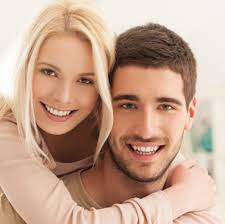
#> input picture fc.jpg, 225 x 224 px
$ python 'face detection.py'
#> lines starting #> are read from the running program, lines starting #| are printed output that depends on the picture; after the words box and inside, x2 and y2 are one past the last pixel; in counts of white or black regions, pixels touching at a corner belong together
# -*- coding: utf-8 -*-
"""
Created on Wed May 13 18:57:10 2020

@author: prateek
"""

import cv2
face_cascade=cv2.CascadeClassifier("haarcascade_frontalface_default.xml")
img=cv2.imread("fc.jpg")
#> img is the input picture: shape (224, 225, 3); mean B, G, R 144.9, 164.8, 197.9
gray_img=cv2.cvtColor(img, cv2.COLOR_BGR2GRAY)
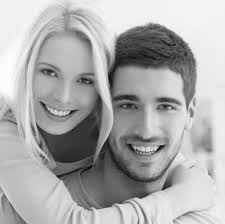
#> gray_img: shape (224, 225); min 6, max 255, mean 172.4
faces=face_cascade.detectMultiScale(gray_img,1.05,5)
#> faces = [[19, 43, 91, 91], [96, 67, 102, 102]]

for (x,y,w,h )in faces:
    cv2.rectangle(img,(x,y),(x+w,y+h),(0,255,0),3)
#> this loop made 2 passes
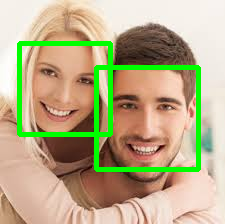
#> img: shape (224, 225, 3); 7.51% of pixels changed, all inside (x1, y1, x2, y2) = (17, 41, 201, 172)
cv2.imshow('fc', img)
cv2.waitKey(0)
cv2.destroyAllWindows()

$ run again, with fg.jpg copied over fc.jpg
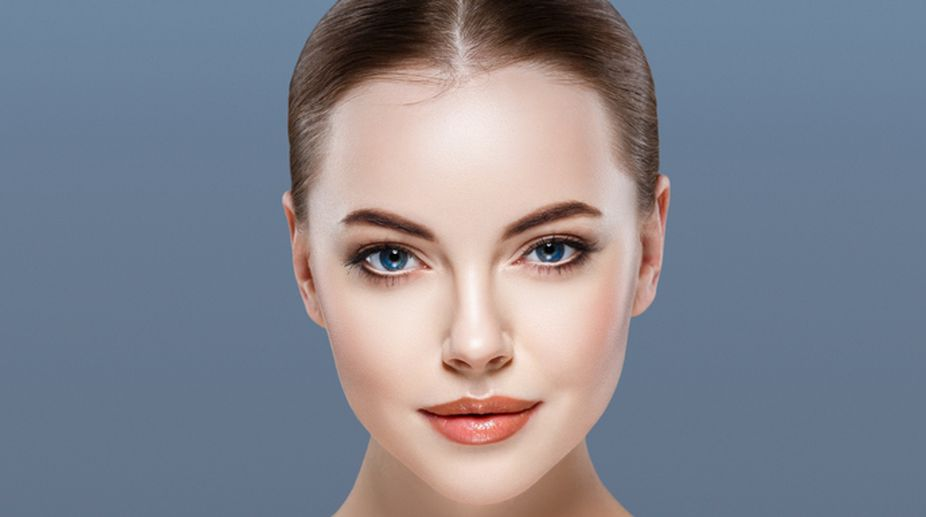
#> input picture fg.jpg, 926 x 517 px
#> img is the input picture: shape (517, 926, 3); mean B, G, R 142.4, 131.9, 130
#> `gray_img=cv2.cvtColor(img, cv2.COLOR_BGR2GRAY)`:
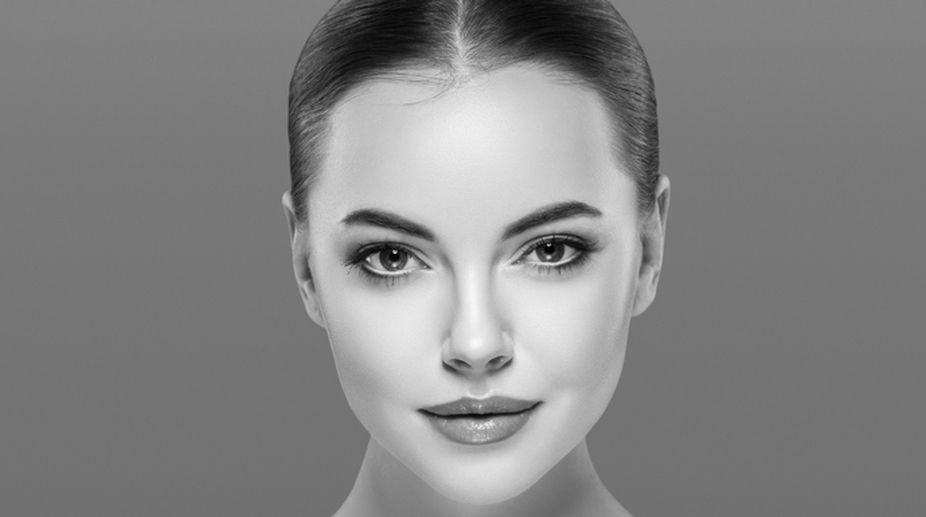
#> gray_img: shape (517, 926); min 0, max 250, mean 132.5
#> faces = [[284, 107, 382, 382]]
#> the loop `for (x,y,w,h )in faces:` made 1 pass
#> after the loop `for (x,y,w,h )in faces:`:
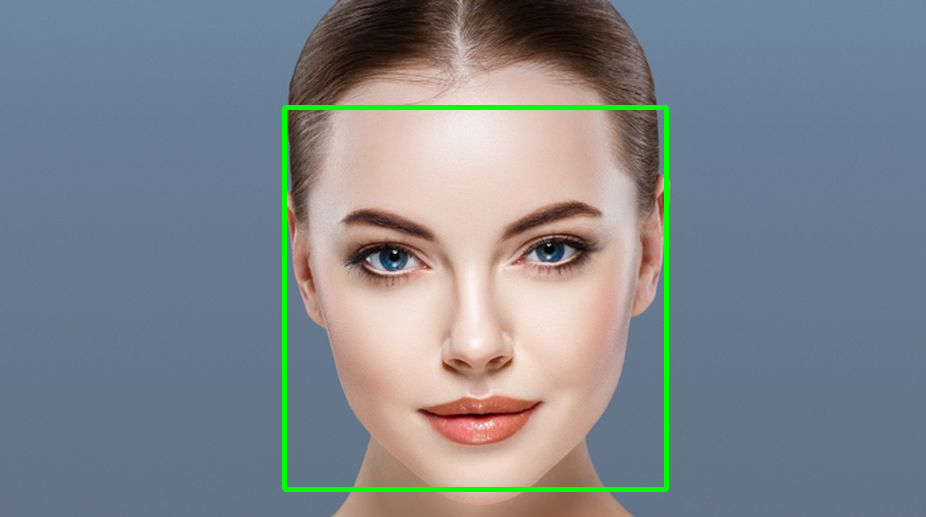
#> img: shape (517, 926, 3); 1.59% of pixels changed, all inside (x1, y1, x2, y2) = (282, 105, 669, 492)
